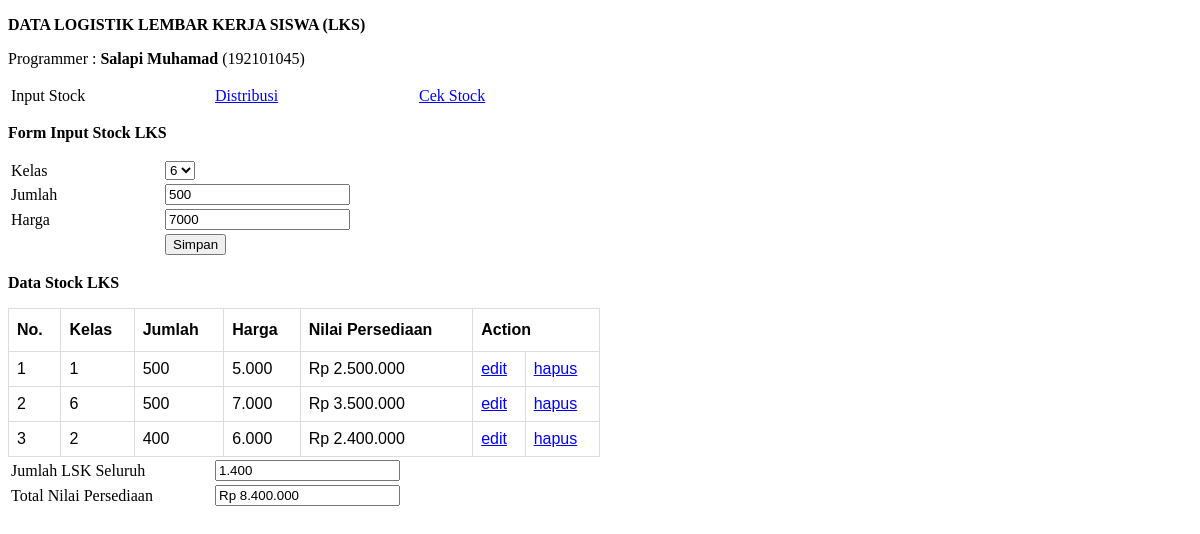
/index.php?edit=2, run on the app's committed database.
### tables this page shows
CREATE TABLE `stok` (
  `id` int(11) NOT NULL AUTO_INCREMENT,
  `kelas` char(1) DEFAULT NULL,
  `jumlah` int(11) DEFAULT NULL,
  `harga` int(11) DEFAULT NULL,
  PRIMARY KEY (`id`)
);

### index.php (the view, shortened to what this page needs)
<?php include "database.php"; ?>
<!DOCTYPE html>
<html lang="en">
<head>
</head>
<body>
    <p><strong>DATA LOGISTIK LEMBAR KERJA SISWA (LKS)</strong></p>
    <p>Programmer : <strong>Salapi Muhamad</strong> (192101045)</p>
    <table>
        <tr>
            <td style="width: 200px;"><a>Input Stock</a></td>
            <td style="width: 200px;"><a href="distribusi.php">Distribusi</a></td>
            <td><a href="cekstok.php">Cek Stock</a></td>
        </tr>
    </table>
    <p><strong>Form Input Stock LKS</strong></p>
    <?php
    if(isset($_GET['edit'])){
        $id = $_GET['edit'];
        $sql = "select * from stok where id='$id'";
        $query = mysqli_query($db, $sql);
        $row = mysqli_fetch_assoc($query);
    }
    ?>
    <form action="index.php" method="POST">
        <table>
            <tr>
                <td style="width: 150px;">Kelas</td>
                <td>
                    <select name="kelas" id="kelas" required>
                        <?php for($i = 1; $i <= 6; $i++) : ?>
                        <option
                            value="<?=$i;?>"
                            <?php if(isset($_GET['edit'])) : ?>
                            <?php if($i == $row['kelas']) : ?> selected <?php endif; ?>
                            <?php endif; ?>
                        >
                        <?=$i;?>
                        </option>
                        <?php endfor; ?>
                    </select>
                </td>
            </tr>
            <tr>
                <td>Jumlah</td>
                <td>
                    <input type="number" name="jumlah" id="jumlah" min="1" value="<?=$row['jumlah'] ?? '';?>" required>
                </td>
            </tr>
            <tr>
                <td>Harga</td>
                <td>
                    <input type="number" name="harga" id="harga" min="1" value="<?=$row['harga'] ?? '';?>" required>
                </td>
            </tr>
            <tr>
                <td>&nbsp;</td>
                <td>
                    <?php if(isset($_GET['edit'])){ ?>
                    <input type="submit" name="edit" id="edit" value="Simpan">
                    <?php }else{ ?>
                    <input type="submit" name="submit" id="submit" value="Simpan">
                    <?php } ?>
                </td>
            </tr>
        </table>
    </form>
    <p><strong>Data Stock LKS</strong></p>
    <table  id="customers">
        <tr>
            <th>No.</th>
            <th>Kelas</th>
            <th>Jumlah</th>
            <th>Harga</th>
            <th>Nilai Persediaan</th>
            <th colspan="2">Action</th>
        </tr>
        <?php
        $sql = "select * from stok where jumlah > 0";
        $query = mysqli_query($db, $sql);
        $i = 1;
        while($row = mysqli_fetch_assoc($query)) :
        ?>
        <tr>
            <td><?=$i++;?></td>
            <td><?=$row['kelas'];?></td>
            <td><?=number_format($row['jumlah'], 0, ',', '.');?></td>
            <td><?=number_format($row['harga'], 0, ',', '.');?></td>
            <td>Rp <?=number_format($row['jumlah'] * $row['harga'], 0, ',', '.');?></td>
            <td><a href="index.php?edit=<?=$row['id'];?>">edit</a></td>
            <td><a href="index.php?delete=<?=$row['id'];?>" onclick="return confirm('Anda yakin ingin menghapus ini?')">hapus</a></td>
        </tr>
        <?php endwhile; ?>
    </table>
    <table>
        <tr>
            <td style="width: 200px;">Jumlah LSK Seluruh</td>
            <?php
            $sql = "select sum(jumlah) jumlah from stok where jumlah > 0";
            $query = mysqli_query($db, $sql);
            $row = mysqli_fetch_assoc($query);
            ?>
            <td><input type="text" name="jum" id="jum" value="<?=number_format($row['jumlah'], 0, ',', '.');?>" readonly></td>
        </tr>
        <tr>
            <td>Total Nilai Persediaan</td>
            <?php
            $sql = "select sum(jumlah*harga) jumlah from stok where jumlah > 0";
            $query = mysqli_query($db, $sql);
            $row = mysqli_fetch_assoc($query);
            ?>
            <td><input type="text" name="nil" id="nil" value="Rp <?=number_format($row['jumlah'], 0, ',', '.');?>" readonly></td>
        </tr>
    </table>
</body>
</html>

### index.php (style rules this page uses)
a:link { color: blue; }
#customers { font-family: Arial, Helvetica, sans-serif; border-collapse: collapse; width: 50%; }
#customers td, #customers th { border: 1px solid #ddd; padding: 8px; }
#customers th { padding-top: 12px; padding-bottom: 12px; text-align: left; color: black; }

### data on the page
stok: kelas "6", jumlah "500", harga "7000", harga "7.000", $row['jumlah'] * $row['harga'] "3.500.000"
stok: kelas "1", jumlah "500", harga "5.000", $row['jumlah'] * $row['harga'] "2.500.000"
stok: kelas "2", jumlah "400", harga "6.000", $row['jumlah'] * $row['harga'] "2.400.000"
